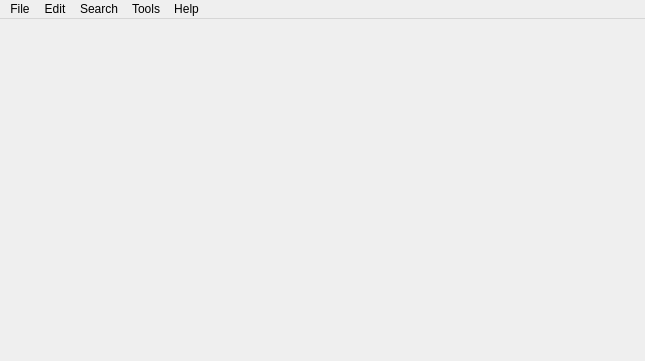
<?xml version="1.0" encoding="UTF-8"?>
<ui version="4.0">
 <class>MainWindow</class>
 <widget class="QMainWindow" name="MainWindow">
  <property name="geometry">
   <rect>
    <x>0</x>
    <y>0</y>
    <width>645</width>
    <height>361</height>
   </rect>
  </property>
  <property name="sizePolicy">
   <sizepolicy hsizetype="Ignored" vsizetype="Ignored">
    <horstretch>0</horstretch>
    <verstretch>0</verstretch>
   </sizepolicy>
  </property>
  <property name="minimumSize">
   <size>
    <width>645</width>
    <height>361</height>
   </size>
  </property>
  <property name="maximumSize">
   <size>
    <width>645</width>
    <height>361</height>
   </size>
  </property>
  <property name="cursor">
   <cursorShape>PointingHandCursor</cursorShape>
  </property>
  <property name="windowTitle">
   <string>Test Prioritization Tool</string>
  </property>
  <property name="windowIcon">
   <iconset resource="images.qrc">
    <normaloff>:/img/icn_testprio.ico</normaloff>:/img/icn_testprio.ico</iconset>
  </property>
  <property name="toolTip">
   <string>&lt;html&gt;&lt;head/&gt;&lt;body&gt;&lt;p&gt;&lt;br/&gt;&lt;/p&gt;&lt;/body&gt;&lt;/html&gt;</string>
  </property>
  <property name="autoFillBackground">
   <bool>true</bool>
  </property>
  <property name="styleSheet">
   <string notr="true"/>
  </property>
  <property name="documentMode">
   <bool>true</bool>
  </property>
  <widget class="QWidget" name="centralWidget"/>
  <widget class="QMenuBar" name="menuBar">
   <property name="geometry">
    <rect>
     <x>0</x>
     <y>0</y>
     <width>645</width>
     <height>21</height>
    </rect>
   </property>
   <widget class="QMenu" name="menuFile">
    <property name="title">
     <string>File</string>
    </property>
    <addaction name="actionPrint"/>
    <addaction name="actionExit"/>
   </widget>
   <widget class="QMenu" name="menuEdit">
    <property name="title">
     <string>Edit</string>
    </property>
    <addaction name="actionFeatures"/>
    <addaction name="actionRepository"/>
    <addaction name="actionFiles"/>
    <addaction name="actionUsers"/>
   </widget>
   <widget class="QMenu" name="menuSearch">
    <property name="title">
     <string>Search</string>
    </property>
    <addaction name="actionVerify_changes"/>
    <addaction name="actionReports"/>
   </widget>
   <widget class="QMenu" name="menuHelp">
    <property name="title">
     <string>Help</string>
    </property>
    <addaction name="actionAbout_TestPrio"/>
   </widget>
   <widget class="QMenu" name="menuTools">
    <property name="title">
     <string>Tools</string>
    </property>
    <addaction name="actionPreferences"/>
    <addaction name="actionRelationship_Manager"/>
    <addaction name="actionSearches"/>
   </widget>
   <addaction name="menuFile"/>
   <addaction name="menuEdit"/>
   <addaction name="menuSearch"/>
   <addaction name="menuTools"/>
   <addaction name="menuHelp"/>
  </widget>
  <action name="actionPreferences">
   <property name="text">
    <string>Preferences</string>
   </property>
  </action>
  <action name="actionPrint">
   <property name="text">
    <string>Print</string>
   </property>
  </action>
  <action name="actionExit">
   <property name="text">
    <string>Exit</string>
   </property>
  </action>
  <action name="actionRelationship_Manager">
   <property name="text">
    <string>Relationship Manager</string>
   </property>
  </action>
  <action name="actionVerify_changes">
   <property name="text">
    <string>Verify Changes</string>
   </property>
  </action>
  <action name="actionAbout_TestPrio">
   <property name="text">
    <string>About</string>
   </property>
  </action>
  <action name="actionFeatures">
   <property name="text">
    <string>Features</string>
   </property>
  </action>
  <action name="actionRepository">
   <property name="text">
    <string>Code Repositories</string>
   </property>
  </action>
  <action name="actionFiles">
   <property name="text">
    <string>Files</string>
   </property>
  </action>
  <action name="actionUsers">
   <property name="text">
    <string>Users</string>
   </property>
  </action>
  <action name="actionReports">
   <property name="text">
    <string>Change Reports</string>
   </property>
  </action>
  <action name="actionSearches">
   <property name="text">
    <string>Searches</string>
   </property>
  </action>
 </widget>
 <layoutdefault spacing="6" margin="11"/>
 <resources>
  <include location="images.qrc"/>
 </resources>
 <connections/>
</ui>
